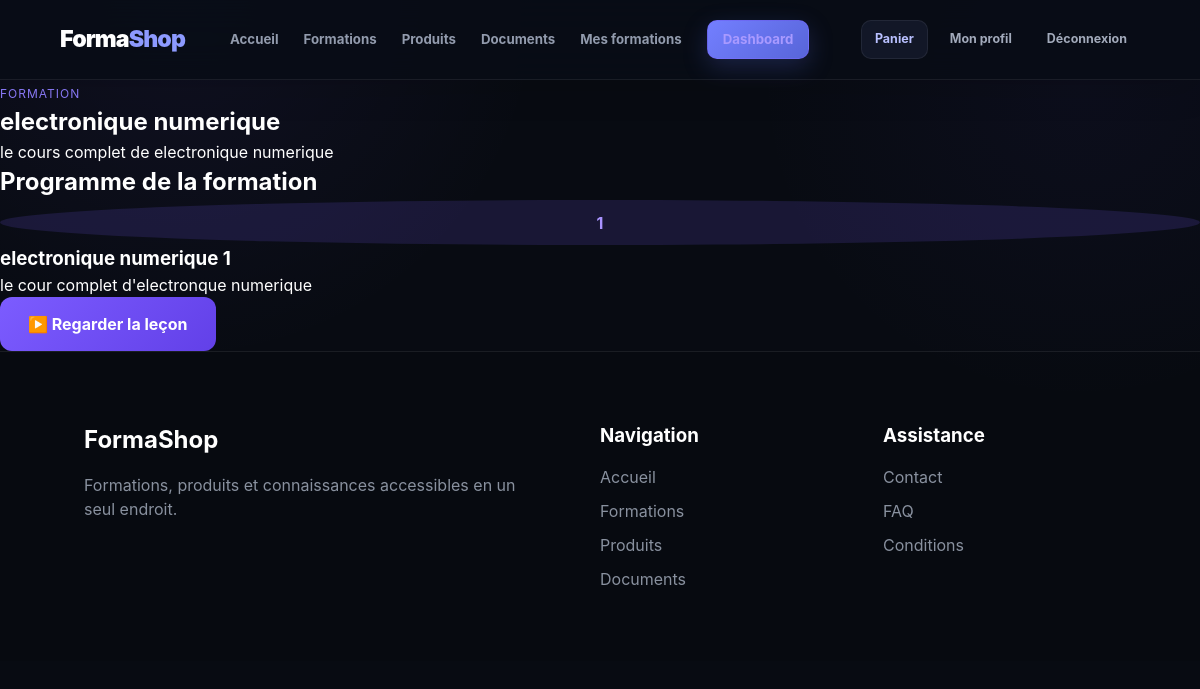
The app's page /courses/electronique-numerique/apprendre/ (signed in) with its own data.
### courses/models.py (models this page shows, shortened)
class Course(models.Model):
    category = models.ForeignKey(
        Category,
        on_delete=models.CASCADE,
        related_name="courses"
    )
    title = models.CharField(max_length=200)
    slug = models.SlugField(unique=True)
    description = models.TextField()
    price = models.DecimalField(
        max_digits=10,
        decimal_places=2
    )
    image = models.ImageField(
        upload_to="courses/",
        blank=True,
        null=True
    )
    instructor = models.ForeignKey(
        User,
        on_delete=models.CASCADE,
        related_name="courses"
    )
    is_published = models.BooleanField(default=True)
    created_at = models.DateTimeField(auto_now_add=True)

class Lesson(models.Model):
        course = models.ForeignKey(
            Course,
            on_delete=models.CASCADE,
            related_name="lessons"
        )
        title = models.CharField(max_length=200)
        video_url = models.URLField(
            blank=True,
            null=True
        )
        content = models.TextField(
            blank=True
        )
        order = models.PositiveIntegerField(
            default=0
        )

### courses/views.py (the view)
@login_required
def course_learning(request, slug):
    course = get_object_or_404(
        Course,
        slug=slug,
        is_published=True
    )
    enrollment = get_object_or_404(
        Enrollment,
        user=request.user,
        course=course
    )
    lessons = course.lessons.all().order_by("order")
    return render(
        request,
        "courses/learning.html",
        {
            "course": course,
            "lessons": lessons,
            "enrollment": enrollment,
        }
    )

### config/template/courses/learning.html (shortened to what this page needs)
{% extends "base.html" %}
{% block content %}
<section class="learning-page">
    <div class="learning-header">
        <span class="category">
            Formation
        </span>
        <h1>{{ course.title }}</h1>
        <p>
            {{ course.description }}
        </p>
    </div>
    <div class="lessons-container">
        <h2>Programme de la formation</h2>
        {% for lesson in lessons %}
            <article class="lesson-card">
                <div class="lesson-number">
                    {{ forloop.counter }}
                </div>
                <div class="lesson-info">
                    <h3>
                        {{ lesson.title }}
                    </h3>
                    {% if lesson.content %}
                        <p>
                            {{ lesson.content }}
                        </p>
                    {% endif %}
                    {% if lesson.video_url %}
                        <a
                            href="{{ lesson.video_url }}"
                            target="_blank"
                            class="btn-primary"
                        >
                            ▶️ Regarder la leçon
                        </a>
                    {% endif %}
                </div>
            </article>
        {% empty %}
            <p>
                Les leçons de cette formation seront bientôt disponibles.
            </p>
        {% endfor %}
    </div>
</section>
{% endblock %}

### config/static/css/style.css (style rules this page uses)
* { margin: 0; padding: 0; box-sizing: border-box; }
html { scroll-behavior: smooth; }
body { font-family: Inter, -apple-system, BlinkMacSystemFont, "Segoe UI", Arial, Helvetica, sans-serif; background: radial-gradient( circle at 15% 0%, rgba(124, 92, 255, 0.07), transparent 28% ), radial-gradient( circle at 90% 10%, rgba(92, 70, 220, 0.05), transparent 25% ), #080b12; color: #ffffff; min-height: 100vh; line-height: 1.5; -webkit-font-smoothing: antialiased; text-rendering: optimizeLegibility; }
a { color: inherit; text-decoration: none; }
.category { color: #8e7dff; font-size: 12px; text-transform: uppercase; letter-spacing: 1px; }
.btn-primary { display: inline-flex; align-items: center; justify-content: center; padding: 15px 28px; border-radius: 12px; background: linear-gradient( 135deg, #7c5cff, #6240e8 ); color: white; text-decoration: none; font-weight: 700; transition: transform 0.3s ease, box-shadow 0.3s ease; }
.lesson-number { min-width: 45px; height: 45px; border-radius: 50%; display: flex; align-items: center; justify-content: center; background: rgba(124, 92, 255, 0.15); color: #a993ff; font-weight: 700; }

### records on screen
Course: title "electronique numerique", description "le cours complet de electronique numerique"
Lesson: title "electronique numerique 1", content "le cour complet d'electronque numerique"
